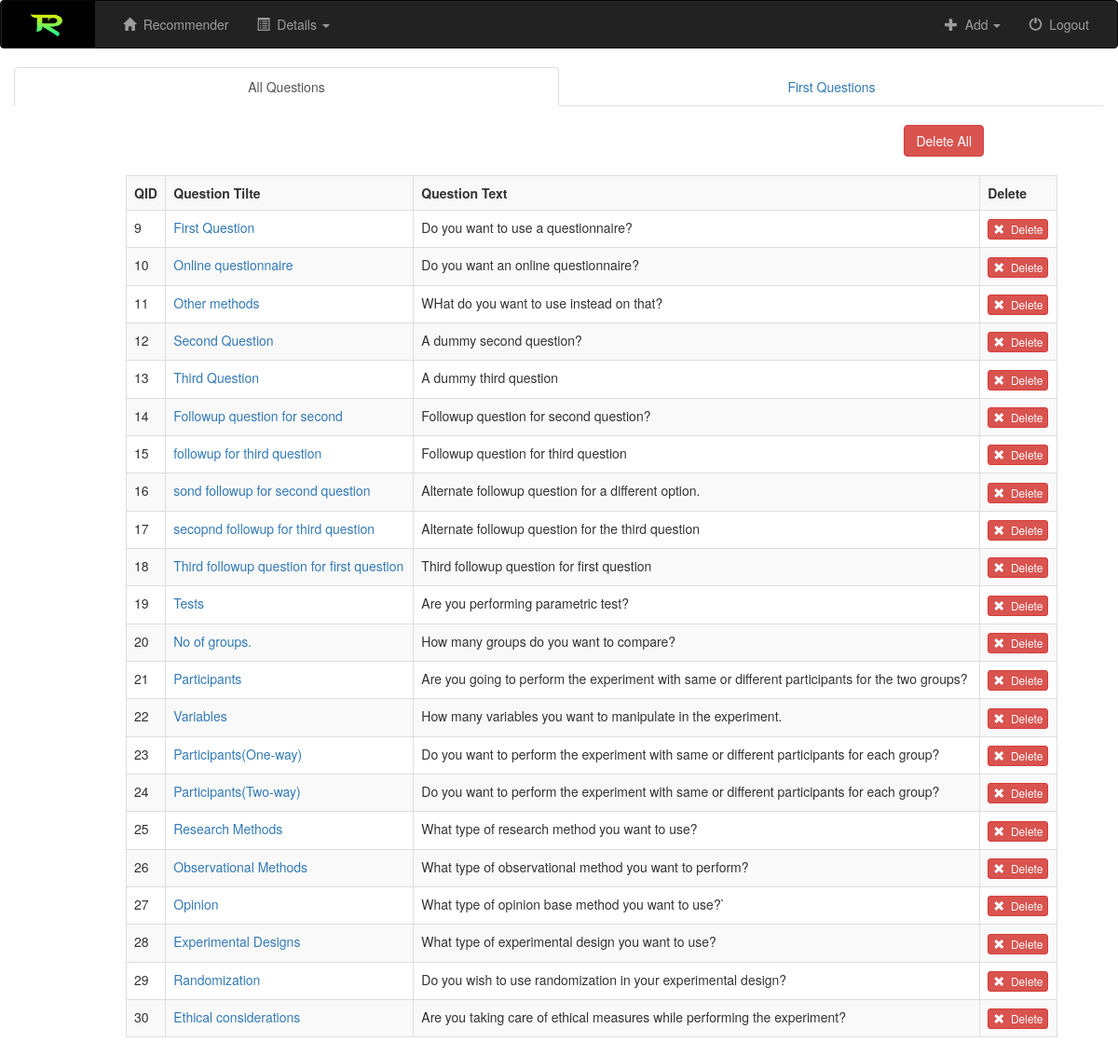
Page /recsystem/details/ on the earlier database version.
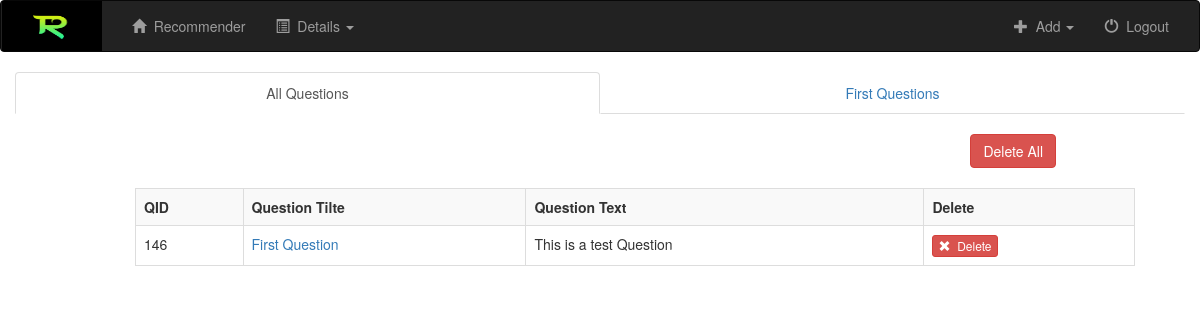
Same page on the later database version.
### recsystem/models.py (models this page shows, shortened)
class Question(models.Model):
    question_title = models.CharField(max_length = 250)
    question_text = models.TextField(max_length = 3000)
    description = models.TextField(max_length = 3000)
    options_type = models.CharField(max_length = 250)
    followUp = models.BooleanField(default=False)
    max = models.CharField(max_length = 250, null=True)
    min = models.CharField(max_length = 250, null=True)
    step = models.CharField(max_length = 250, null=True)

### recsystem/views.py (the view)
def details(request):
    questions = Question.objects.all()
    firstQuestions = Question.objects.filter(followUp=False)
    answers = Answer.objects.all()
    followUps = FollowUp.objects.all()
    advices = Advice.objects.all()
    context = {
    'questions' : questions,
    'answers' : answers,
    'followUps' : followUps,
    'firstQuestions' : firstQuestions,
    'advices' : advices
    }
    return render(request, 'recsystem/questions.html', context)

### recsystem/templates/recsystem/questions.html (shortened to what this page needs)
{% extends 'recsystem/default.html' %}
{% block body %}
<div class="container-fluid ">
    <div class="row">
      <div class="col-md-12">
        <ul class="nav nav-tabs nav-justified" role="tablist">
          <li role="presentation" class="active">
            <a href="#allQuestions" aria-controls="allquestions" role="tab" data-toggle="tab">All Questions</a>
          </li>
          <li role="presentation" >
            <a href="#firstQuestions" aria-controls="firstquestions" role="tab" data-toggle="tab">First Questions</a>
          </li>
        </ul>
        <div class="tab-content">
          <div role="tabpanel" class="tab-pane active" id="allQuestions">
            <div class="row">
            <a href="{% url 'recsystem:deleteAll' %}"  class="btn btn-danger btn-md deleteButton" onclick="return confirm('Are you sure you want to delete everything ? This will delete the entire data in the database');" title="delete all the data in the database, including, questions, answers and advices">Delete All</a>
            </div>
            <table class="table table-striped table-bordered table-hover questionsTable">
              <tr>
                <th>QID</th>
                <th>Question Tilte</th>
                <th>Question Text</th>
                <th>Delete</th>
              </tr>
              {% for question in questions %}
                <tr>
                  <td>{{ question.id }}</td>
                  <td><a href="{% url 'recsystem:editQuestion' question.id %}">{{ question.question_title }}</a></td>
                  <td>{{ question.question_text }}</td>
                  <td><a href="{% url 'recsystem:delete' question.id %}" class="btn btn-danger btn-xs" onclick="return confirm('Are you sure you want to delete this item? Deleting this may affect other questions too.');">
                      <span class="glyphicon glyphicon-remove"></span>&nbsp; Delete
                  </a></td>
                </tr>
              {% endfor %}
            </table>
          </div>
        </div>
      </div>
    </div>
</div>
{% endblock %}

Differences in the rows shown:
removed Question: id "9", question_title "First Question", question_text "Do you want to use a questionnaire?"
removed Question: id "10", question_title "Online questionnaire", question_text "Do you want an online questionnaire?"
removed Question: id "11", question_title "Other methods", question_text "WHat do you want to use instead on that?"
removed Question: id "12", question_title "Second Question", question_text "A dummy second question?"
removed Question: id "13", question_title "Third Question", question_text "A dummy third question"
removed Question: id "14", question_title "Followup question for second", question_text "Followup question for second question?"
removed Question: id "15", question_title "followup for third question", question_text "Followup question for third question"
removed Question: id "16", question_title "sond followup for second question", question_text "Alternate followup question for a different option."
removed Question: id "17", question_title "secopnd followup for third question", question_text "Alternate followup question for the third question"
removed Question: id "18", question_title "Third followup question for first question", question_text "Third followup question for first question"
removed Question: id "19", question_title "Tests", question_text "Are you performing parametric test?"
removed Question: id "20", question_title "No of groups.", question_text "How many groups do you want to compare?"
removed Question: id "21", question_title "Participants", question_text "Are you going to perform the experiment with same or different participants for the two groups?"
removed Question: id "22", question_title "Variables", question_text "How many variables you want to manipulate in the experiment."
removed Question: id "23", question_title "Participants(One-way)", question_text "Do you want to perform the experiment with same or different participants for each group?"
removed Question: id "24", question_title "Participants(Two-way)", question_text "Do you want to perform the experiment with same or different participants for each group?"
removed Question: id "25", question_title "Research Methods", question_text "What type of research method you want to use?"
removed Question: id "26", question_title "Observational Methods", question_text "What type of observational method you want to perform?"
removed Question: id "27", question_title "Opinion", question_text "What type of opinion base method you want to use?`"
removed Question: id "28", question_title "Experimental Designs", question_text "What type of experimental design you want to use?"
removed Question: id "29", question_title "Randomization", question_text "Do you wish to use randomization in your experimental design?"
removed Question: id "30", question_title "Ethical considerations", question_text "Are you taking care of ethical measures while performing the experiment?"
added Question: id "146", question_title "First Question", question_text "This is a test Question"
